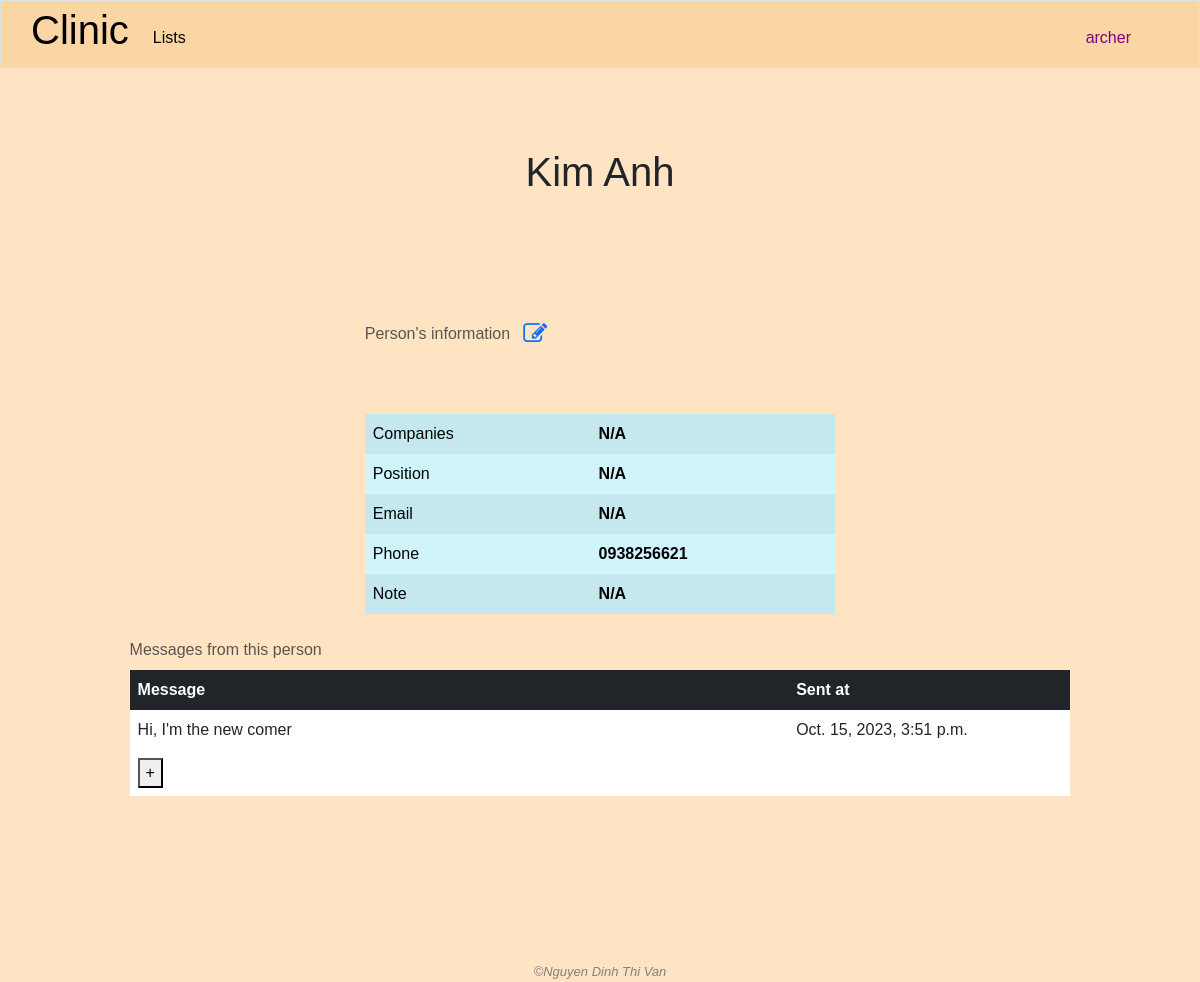
The page /person/4 (signed in) on the database as committed earlier.
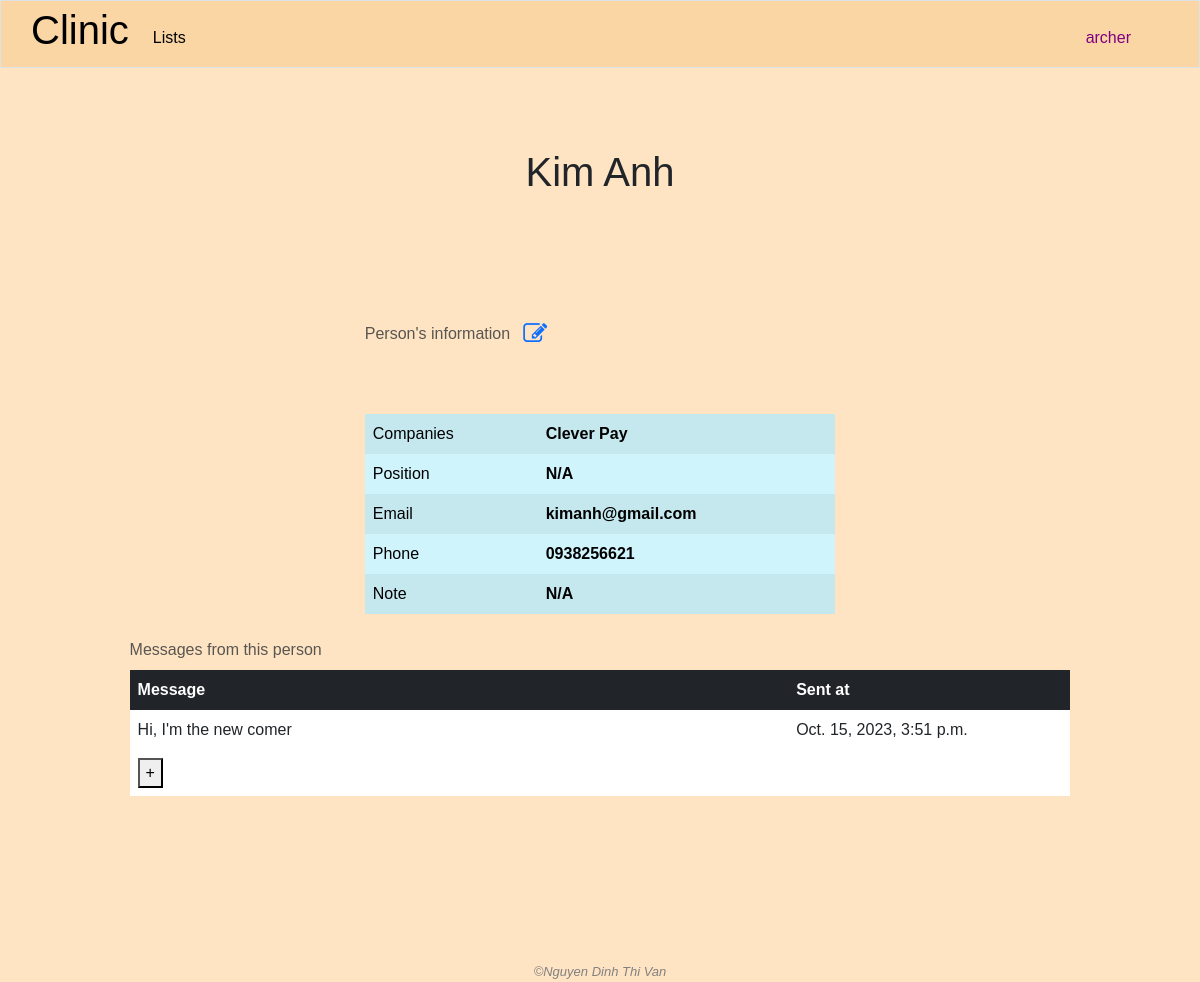
The same page on the database as committed later.
### clinic/models.py (models this page shows, shortened)
class ContactDiary(models.Model):
    name = models.ForeignKey(People, on_delete=models.CASCADE, related_name='talks')
    content = models.TextField()
    date = models.DateTimeField(auto_now_add=True)

class People(models.Model):
    name = models.CharField(max_length=255)
    company = models.ManyToManyField(Company,related_name="contact")
    position = models.TextField(blank=True)
    address = models.TextField(blank=True, null=True)
    email = models.CharField(max_length=255)
    phone = models.CharField(max_length=255)
    note = models.TextField(blank=True)
    created_by = models.ForeignKey(User, on_delete=models.SET_NULL, blank=True, null=True, related_name='add_people')
    modified_by = models.ForeignKey(User, on_delete=models.SET_NULL, blank=True, null=True, related_name='modified_person')

class Company(models.Model):
    name = models.CharField(max_length=255)
    industry = models.CharField(max_length=255)
    address = models.TextField()
    email = models.CharField(max_length=255, blank=True, null=True)
    phone = models.CharField(max_length=255, blank=True, null=True)
    representative = models.ForeignKey('People', on_delete=models.SET_NULL, blank=True, null=True, related_name="companies")
    male_headcount = models.IntegerField()
    female_headcount = models.IntegerField()
    created_by = models.ForeignKey(User, on_delete=models.SET_NULL, blank=True, null=True, related_name="add_companies")
    modified_by = models.ForeignKey(User, on_delete=models.SET_NULL, blank=True, null=True, related_name="modified_companies")

### clinic/views.py (the view)
# urls.py: path('person/<int:person_id>', views.person_detail, name='person_detail'),
@login_required
@csrf_exempt
def person_detail(request, person_id):
    if request.method == 'POST':
        if "modify_people_info" not in user_right(request.user.management_right_level):
            request.session['nay_message'] = "You do not have the right to modify this information"
            return JsonResponse({'error': 'You do not have the right to modify this info'}, status=403)
        data = json.loads(request.body)
        if data.get('new_name') is not None:
            try:
                person = People.objects.get(pk=person_id)
                person.name = data['new_name']
                person.position = data['new_position']
                person.address = data['new_address']
                person.email = data['new_email']
                person.phone = data['new_phone']
                person.note = data['new_note']
                person.modified_by = request.user
                person.save()
                return JsonResponse({'message': 'New info saved'}, status=200)
            except People.DoesNotExist:
                request.session['nay_message'] = 'That person does not exist in database'
                return JsonResponse({'error': 'Person does not exist'}, status=400)
        else:
            request.session['nay_message'] = "Don't leave empty name"
            return JsonResponse({'error': "Don't leave empty name"}, status=401)
    else:
        try:
            person = People.objects.get(pk=person_id)
        except People.DoesNotExist:
            request.session['nay_message'] = 'That person does not exist'
            return HttpResponseRedirect(reverse('people'))
        if "read_all_people_info" not in user_right(request.user.management_right_level) and person.created_by != request.user:
            request.session['nay_message'] = 'You do not have the right to visit this page'
            return HttpResponseRedirect(reverse('index'))
        companies = person.company.all()
        messages = person.talks.all().order_by("-date")
        yay_message = request.session.get('yay_message', '')
        nay_message = request.session.get('nay_message', '')
        request.session['yay_message'] = ''
        request.session['nay_message'] = ''
        return render(request, "clinic/person_detail.html", {
            "person": person,
            "messages": messages,
            "companies": companies,
            'yay_message': yay_message,
            'nay_message': nay_message
        })

### clinic/templates/clinic/person_detail.html (shortened to what this page needs)
{% extends "clinic/layout.html" %}
{% load static %}
{% block main %}
    <h1 class="text-center page-title">{{ person.name }}</h1>
    <div class="container-fluid">
        <table class="table table-borderless table-info table-striped align-middle caption-top person-info-table">
            <caption>Person's information<button class="btn btn-link" id="edit-btn"><i class="fa fa-edit" style="font-size:24px;"></i></button></caption>
            <tbody>
                <tr>
                    <td>Companies</td>
                    <td>
                        <strong>
                            {% for company in person.company.all.values %}
                                {% if not forloop.last %}
                                    {{ company.name }},
                                {% else %}
                                    {{ company.name }}
                                {% endif %}
                            {% empty %}
                                N/A
                            {% endfor %}
                        </strong>
                    </td>
                </tr>
                <tr>
                    <td>Position</td>
                    <td id="original-position">
                        <strong>
                            {% if not person.position %}
                                N/A
                            {% else %}
                                {{ person.position }}
                            {% endif %}
                        </strong>
                    </td>
                </tr>
                <tr>
                    <td>Email</td>
                    <td id="original-email">
                        <strong>
                            {% if not person.email %}
                                N/A
                            {% else %}
                                {{ person.email }}
                            {% endif %}
                        </strong>
                    </td>
                </tr>
                <tr>
                    <td>Phone</td>
                    <td id="original-phone">
                        <strong>
                            {% if not person.phone %}
                                N/A
                            {% else %}
                                {{ person.phone }}
                            {% endif %}
                        </strong>
                    </td>
                </tr>
                <tr>
                    <td>Note</td>
                    <td id="original-note">
                        <strong>
                            {% if not person.note %}
                                N/A
                            {% else %}
                                {{ person.note }}
                            {% endif %}
                        </strong>
                    </td>
                </tr>
            </tbody>
        </table>
    </div>
    <div class="container-fluid">
        <table class="table table-borderless table-hover align-middle caption-top message-table">
            <caption>Messages from this person</caption>
            <thead class="table-dark">
                <tr>
                    <th width="70%">Message</th>
                    <th width="30%">Sent at</th>
                </tr>
            </thead>
            <tbody>
                {% for message in messages %}
                    <tr>
                        <td>{{ message.content }}</td>
                        <td>{{ message.date }}</td>
                    </tr>
                {% empty %}
                    <tr>
                        <td>N/A</td>
                        <td>N/A</td>
                    </tr>
                {% endfor %}
                <tr>
                    <td colspan="2"><button id="new-message-show">+</button></td>
                </tr>
            </tbody>
        </table>
    </div>
{% endblock %}

Rows that differ between the two databases and show on the page:
changed People "Kim Anh": email (not shown) → "kimanh@gmail.com"
now on this page (row unchanged): Company: name "Clever Pay"
Other text that changed with them:
text no longer shown: "N/A N/A"
